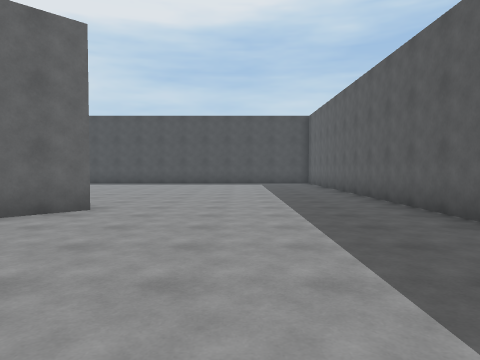
view 1 (above)

22 first-person views from a walk through a scene from a Unity 3-D project. The camera is 1.4 m above the floor, tilts 2° down and sees 70° across. The floor is counted in squares, 1.8 m on a side. Each view is taken from the middle of a square. On the plan, view 1 faces up. The plan holds only what a view shows up to about 11 squares ahead; the rest is blank. The player is left out.

view 2
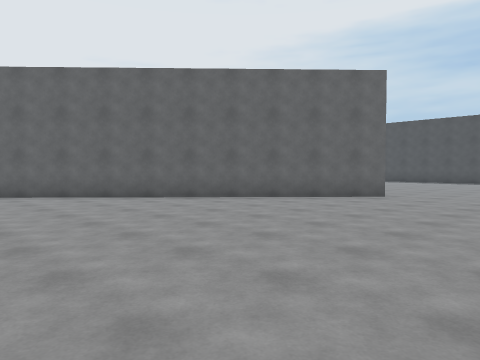

view 3
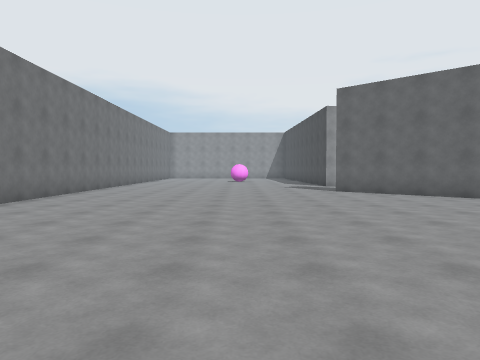

view 4
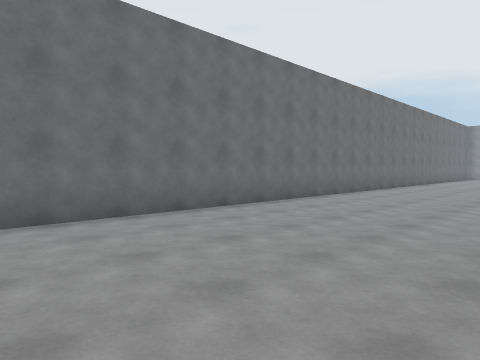

view 5
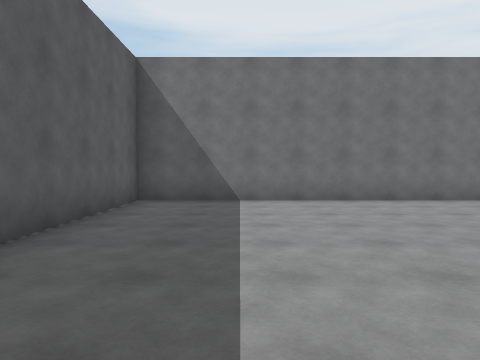

view 6
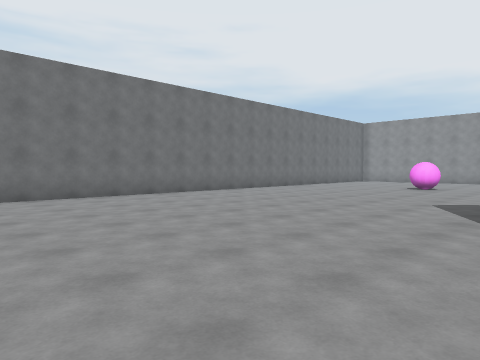

view 7
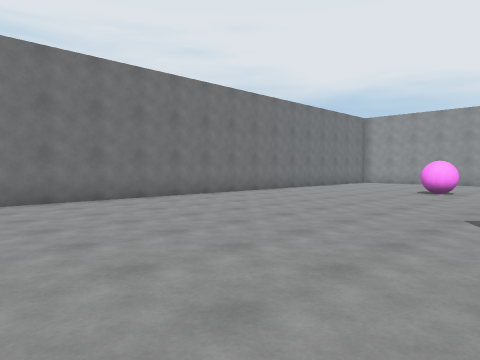

view 8
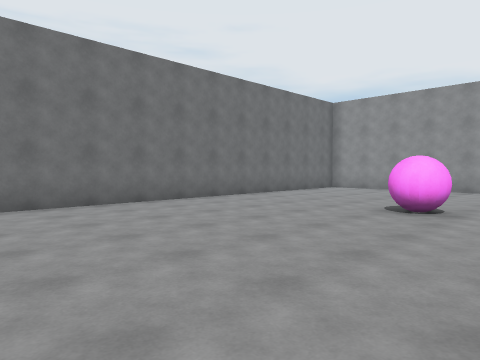

view 9
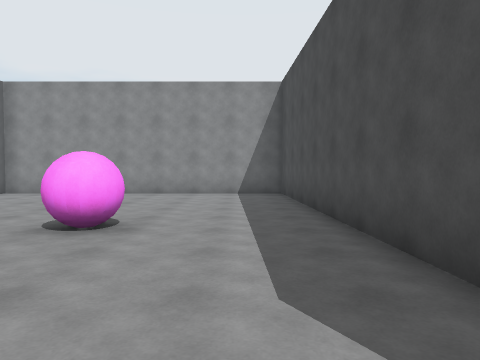

view 10
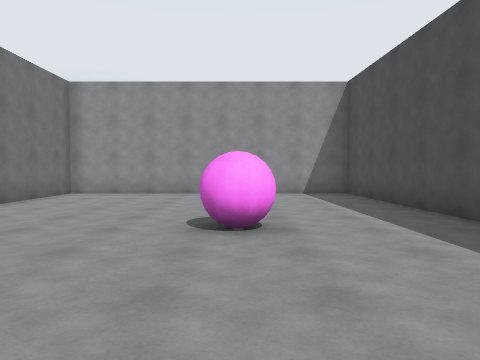

view 11
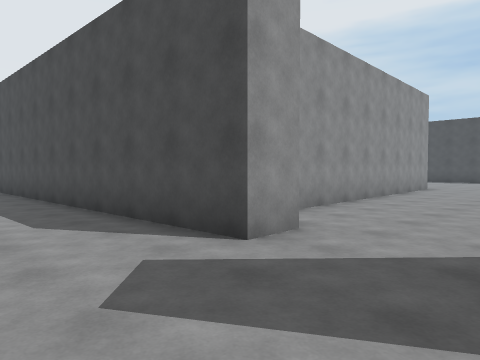

view 12
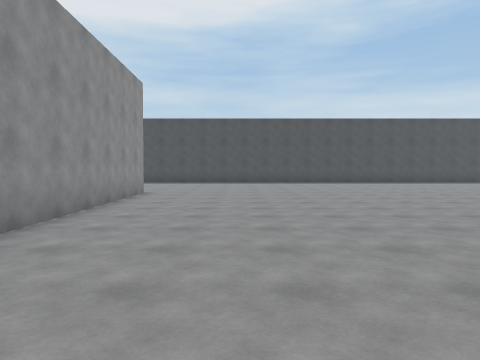

view 13
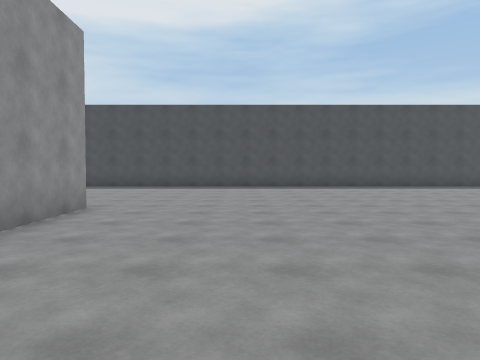

view 14
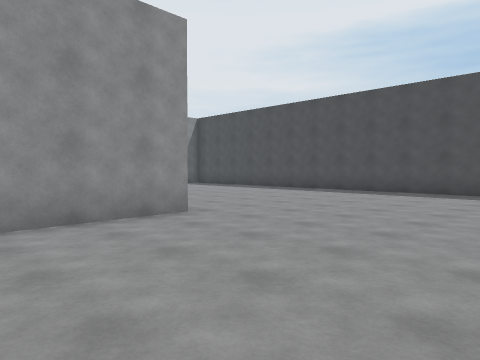

view 15
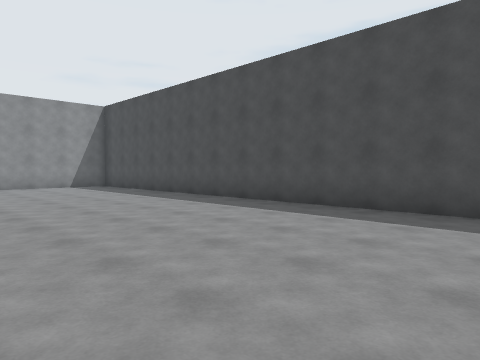

view 16
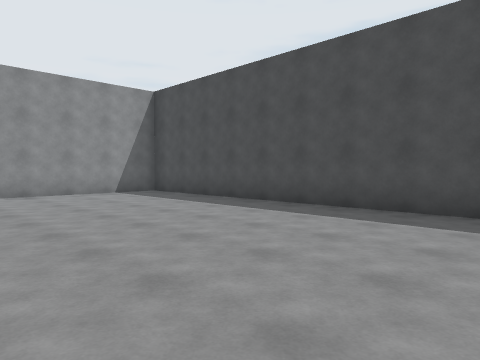

view 17
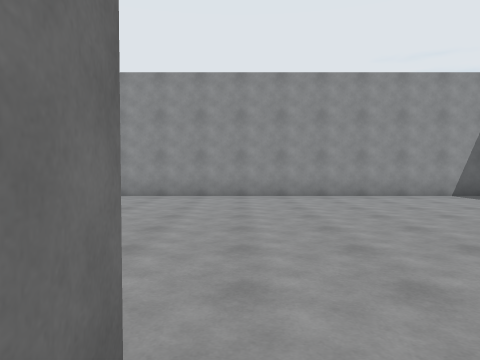

view 18
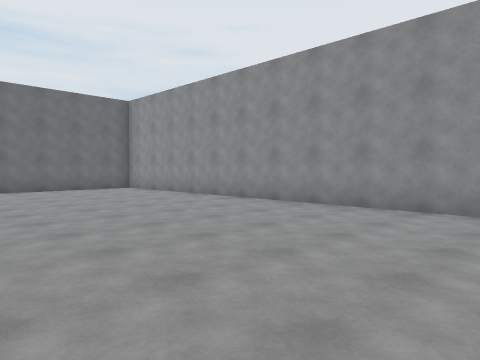

view 19
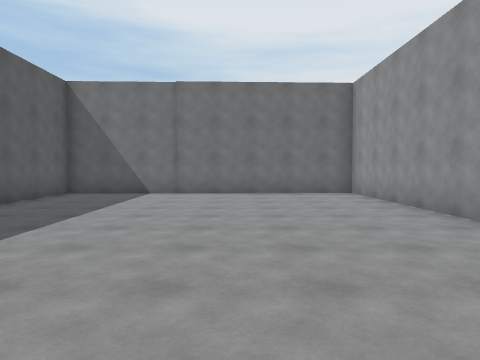

view 20
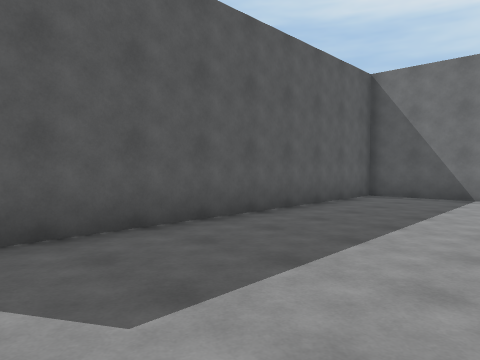

view 21
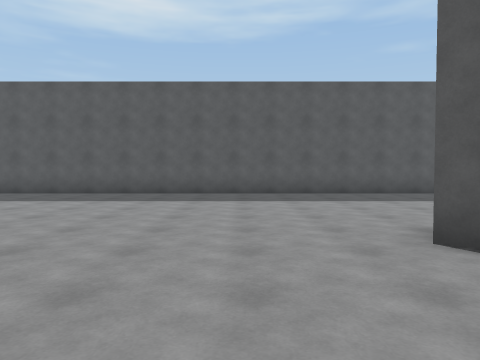

view 22
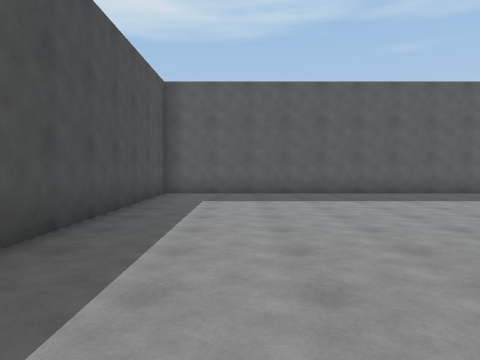

### Floor plan
Points are (right, up) in squares from view 1. A wall is a line through its corners. A room is listed if a view was taken in it or the views show most of it. See-through windows are left out.
Room 1 (views 1, 2, 3, 4, 5, 6, 7, 8, 9, 10, 11, 12, 13, 14, 15, 16, 17, 18, 19, 20, 21, 22)
walls: (-13.6, -0.3) (-13.5, -1.3) (-24.5, -1.7) (-24.5, -10.2) (3.5, -10.2) (3.5, -5.5); (-3.8, 6.7) (-3.5, 7.1); (-15, 9.8) (-14.8, 1.3); (-2.7, 6.4) (-10, -1.4); (-16, 9.7) (-15.4, 9.7); (-11, 17.3) (-23.2, 17.3); (3.5, 3) (3.5, 17.3) (-3.8, 17.3); (-24.5, 16.8) (-24.5, -0.7) (-15.7, -0.4) (-16, 8.4)
objects: pink ball (-19, -5) to (-18, -5)

Where each view was taken, in squares from view 1:
view 1: 0 up, 0 right, facing up
view 2: 3 down, 1 right, facing up-left
view 3: 5 down, 1 right, facing left
view 4: 5 down, 1 right, facing down-left
view 5: 2 down, 1 right, facing down
view 6: 1 down, 5 left, facing down-left
view 7: 2 down, 7 left, facing down-left
view 8: 3 down, 12 left, facing down-left
view 9: 3 down, 14 left, facing left
view 10: 5 down, 14 left, facing left
view 11: 4 down, 11 left, facing up-left
view 12: 1 down, 12 left, facing up
view 13: 3 up, 12 left, facing up
view 14: 6 up, 10 left, facing up-left
view 15: 11 up, 10 left, facing up-left
view 16: 11 up, 14 left, facing up-left
view 17: 10 up, 15 left, facing left
view 18: 12 up, 18 left, facing down-left
view 19: 10 up, 21 left, facing down
view 20: 9 up, 20 left, facing down-right
view 21: 9 up, 7 left, facing right
view 22: 15 up, 7 left, facing right
